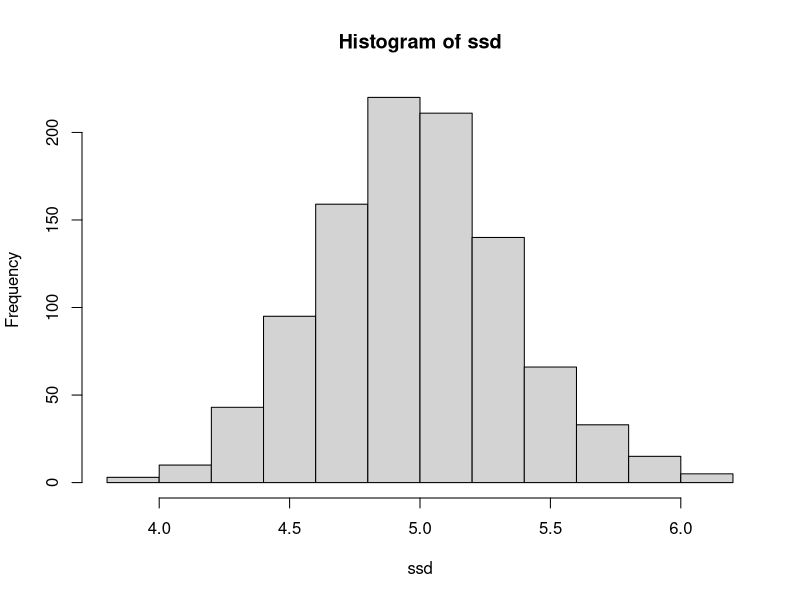
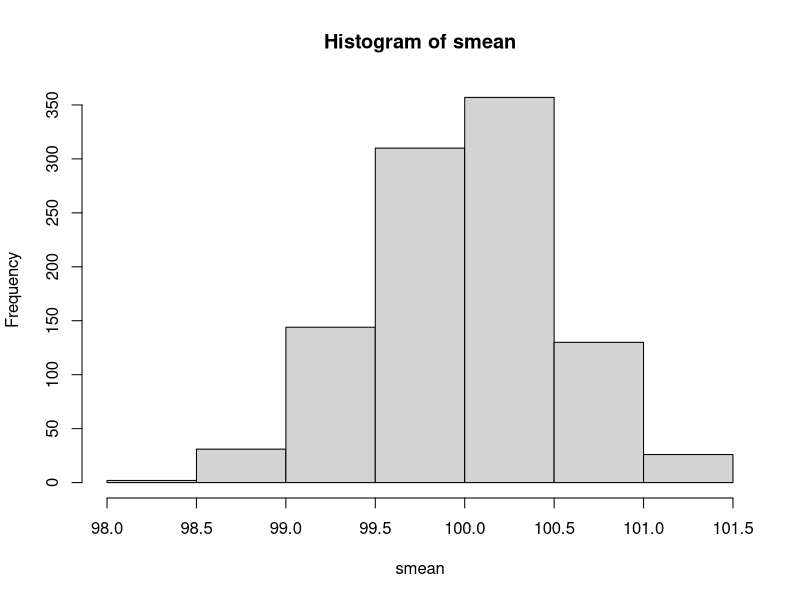
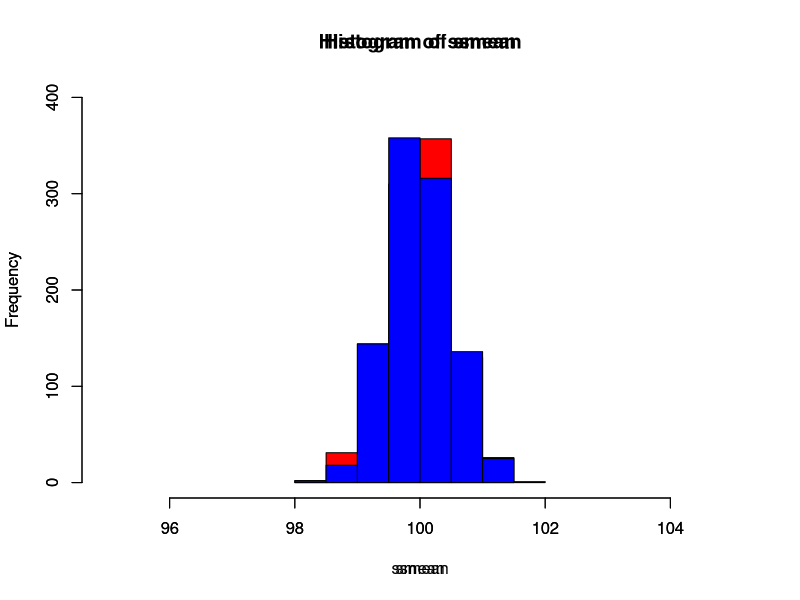

The R source for these figures, in order:
#sampling from a population
population<-rnorm(1e6,100,5)
popmean<-round(mean(population),2) #round(number,digit) the digit refers to the numbers after "."
popmean

popsd<-round(sd(population),1)
popsd
smean=c()
ssd=c()
ssmean=c()
sssd=c()
for (i in 1:1000){
  popsample<-sample(population,100,replace = FALSE)
  smean<-c(smean,mean(popsample))
  ssd<-c(ssd,sd(popsample))
}
for (i in 1:1000){
  popsample<-sample(population,100,replace = FALSE)
  ssmean<-c(ssmean,mean(popsample))
  sssd<-c(sssd,sd(popsample))
}
hist(ssd)
sssd<-sum(ssd<5)

hist(smean)
mean(ssd)
hist(smean,col="red",ylim = c(0,400),xlim=c(95,105))
par(new=T)
hist(ssmean,col="blue",ylim = c(0,400),xlim = c(95,105))


#getting information about sensitive topics
coin<-sample(0:1,300,replace=T)
yes = 0
no = 0
for (i in 1:300){
  if (coin[i]==0){
    print("Were you born between 1 Januray and 30 June? (T/F)")
    answer<-readline()
  }else{
    print("Have you ever shoplifted?")
    answer<-readline()
  }
  if (answer=="T"){
    yes = yes+1
  }
  if (answer =="F"){
    no = no+1
  }else{
    i=300
  }
}
yes 
no
